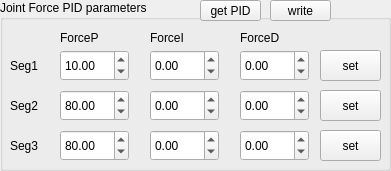
       <widget class="QGroupBox" name="cableF_state_14">
        <property name="geometry">
         <rect>
          <x>410</x>
          <y>140</y>
          <width>391</width>
          <height>171</height>
         </rect>
        </property>
        <property name="title">
         <string>Joint Force PID parameters</string>
        </property>
        <widget class="QLabel" name="label_188">
         <property name="geometry">
          <rect>
           <x>60</x>
           <y>30</y>
           <width>71</width>
           <height>16</height>
          </rect>
         </property>
         <property name="text">
          <string>ForceP</string>
         </property>
        </widget>
        <widget class="QLabel" name="label_189">
         <property name="geometry">
          <rect>
           <x>150</x>
           <y>30</y>
           <width>71</width>
           <height>16</height>
          </rect>
         </property>
         <property name="text">
          <string>ForceI </string>
         </property>
        </widget>
        <widget class="QLabel" name="label_190">
         <property name="geometry">
          <rect>
           <x>240</x>
           <y>30</y>
           <width>71</width>
           <height>16</height>
          </rect>
         </property>
         <property name="text">
          <string>ForceD</string>
         </property>
        </widget>
        <widget class="QPushButton" name="All_ForcePID_para_writeIn_5">
         <property name="geometry">
          <rect>
           <x>270</x>
           <y>0</y>
           <width>61</width>
           <height>21</height>
          </rect>
         </property>
         <property name="text">
          <string>write</string>
         </property>
        </widget>
        <widget class="QPushButton" name="get_ForcePID_value_from_file_5">
         <property name="geometry">
          <rect>
           <x>200</x>
           <y>0</y>
           <width>61</width>
           <height>21</height>
          </rect>
         </property>
         <property name="text">
          <string>get PID</string>
         </property>
        </widget>
        <widget class="QPushButton" name="J1_PosePID_set_11">
         <property name="geometry">
          <rect>
           <x>320</x>
           <y>50</y>
           <width>61</width>
           <height>31</height>
          </rect>
         </property>
         <property name="text">
          <string>set</string>
         </property>
        </widget>
        <widget class="QDoubleSpinBox" name="Force_D2">
         <property name="geometry">
          <rect>
           <x>240</x>
           <y>90</y>
           <width>69</width>
           <height>31</height>
          </rect>
         </property>
         <property name="decimals">
          <number>2</number>
         </property>
         <property name="minimum">
          <double>-500.000000000000000</double>
         </property>
         <property name="maximum">
          <double>500.000000000000000</double>
         </property>
         <property name="singleStep">
          <double>0.500000000000000</double>
         </property>
         <property name="value">
          <double>0.000000000000000</double>
         </property>
        </widget>
        <widget class="QDoubleSpinBox" name="Pos_P6_4">
         <property name="geometry">
          <rect>
           <x>190</x>
           <y>380</y>
           <width>69</width>
           <height>31</height>
          </rect>
         </property>
         <property name="decimals">
          <number>2</number>
         </property>
         <property name="minimum">
          <double>-500.000000000000000</double>
         </property>
         <property name="maximum">
          <double>500.000000000000000</double>
         </property>
         <property name="singleStep">
          <double>0.500000000000000</double>
         </property>
         <property name="value">
          <double>12.000000000000000</double>
         </property>
        </widget>
        <widget class="QDoubleSpinBox" name="Force_D1">
         <property name="geometry">
          <rect>
           <x>240</x>
           <y>50</y>
           <width>69</width>
           <height>31</height>
          </rect>
         </property>
         <property name="decimals">
          <number>2</number>
         </property>
         <property name="minimum">
          <double>-500.000000000000000</double>
         </property>
         <property name="maximum">
          <double>500.000000000000000</double>
         </property>
         <property name="singleStep">
          <double>0.500000000000000</double>
         </property>
         <property name="value">
          <double>0.000000000000000</double>
         </property>
        </widget>
        <widget class="QGroupBox" name="cableF_state_15">
         <property name="geometry">
          <rect>
           <x>130</x>
           <y>780</y>
           <width>851</width>
           <height>91</height>
          </rect>
         </property>
         <property name="title">
          <string>JointF PID parameters</string>
         </property>
         <widget class="QLabel" name="label_194">
          <property name="geometry">
           <rect>
            <x>0</x>
            <y>50</y>
            <width>61</width>
            <height>16</height>
           </rect>
          </property>
          <property name="text">
           <string>Group1</string>
          </property>
         </widget>
         <widget class="QLabel" name="label_195">
          <property name="geometry">
           <rect>
            <x>440</x>
            <y>50</y>
            <width>51</width>
            <height>21</height>
           </rect>
          </property>
          <property name="text">
           <string>Group2</string>
          </property>
         </widget>
         <widget class="QLabel" name="label_196">
          <property name="geometry">
           <rect>
            <x>60</x>
            <y>30</y>
            <width>71</width>
            <height>16</height>
           </rect>
          </property>
          <property name="text">
           <string>ForceP</string>
          </property>
         </widget>
         <widget class="QLabel" name="label_197">
          <property name="geometry">
           <rect>
            <x>150</x>
            <y>30</y>
            <width>71</width>
            <height>16</height>
           </rect>
          </property>
          <property name="text">
           <string>ForceI </string>
          </property>
         </widget>
         <widget class="QLabel" name="label_198">
          <property name="geometry">
           <rect>
            <x>240</x>
            <y>30</y>
            <width>71</width>
            <height>16</height>
           </rect>
          </property>
          <property name="text">
           <string>ForceD</string>
          </property>
         </widget>
         <widget class="QPushButton" name="All_ForcePID_para_writeIn_6">
          <property name="geometry">
           <rect>
            <x>230</x>
            <y>0</y>
            <width>61</width>
            <height>21</height>
           </rect>
          </property>
          <property name="text">
           <string>write</string>
          </property>
         </widget>
         <widget class="QPushButton" name="J1_ForcePID_set_6">
          <property name="geometry">
           <rect>
            <x>320</x>
            <y>50</y>
            <width>61</width>
            <height>21</height>
           </rect>
          </property>
          <property name="text">
           <string>set</string>
          </property>
         </widget>
         <widget class="QPushButton" name="J2_ForcePID_set_6">
          <property name="geometry">
           <rect>
            <x>760</x>
            <y>50</y>
            <width>61</width>
            <height>21</height>
           </rect>
          </property>
          <property name="text">
           <string>set</string>
          </property>
         </widget>
         <widget class="QDoubleSpinBox" name="Force_P1_5">
          <property name="geometry">
           <rect>
            <x>60</x>
            <y>50</y>
            <width>69</width>
            <height>26</height>
           </rect>
          </property>
          <property name="decimals">
           <number>2</number>
          </property>
          <property name="minimum">
           <double>-500.000000000000000</double>
          </property>
          <property name="maximum">
           <double>500.000000000000000</double>
          </property>
          <property name="singleStep">
           <double>0.500000000000000</double>
          </property>
          <property name="value">
           <double>300.000000000000000</double>
          </property>
         </widget>
         <widget class="QDoubleSpinBox" name="Force_I1_5">
          <property name="geometry">
           <rect>
            <x>150</x>
            <y>50</y>
            <width>69</width>
            <height>26</height>
           </rect>
          </property>
          <property name="decimals">
           <number>2</number>
          </property>
          <property name="minimum">
           <double>-500.000000000000000</double>
          </property>
          <property name="maximum">
           <double>500.000000000000000</double>
          </property>
          <property name="singleStep">
           <double>0.500000000000000</double>
          </property>
          <property name="value">
           <double>0.000000000000000</double>
          </property>
         </widget>
         <widget class="QDoubleSpinBox" name="Force_D1_5">
          <property name="geometry">
           <rect>
            <x>240</x>
            <y>50</y>
            <width>69</width>
            <height>26</height>
           </rect>
          </property>
          <property name="decimals">
           <number>2</number>
          </property>
          <property name="minimum">
           <double>-500.000000000000000</double>
          </property>
          <property name="maximum">
           <double>500.000000000000000</double>
          </property>
          <property name="singleStep">
           <double>0.500000000000000</double>
          </property>
          <property name="value">
           <double>0.000000000000000</double>
          </property>
         </widget>
         <widget class="QDoubleSpinBox" name="Force_P2_6">
          <property name="geometry">
           <rect>
            <x>500</x>
            <y>50</y>
            <width>69</width>
            <height>26</height>
           </rect>
          </property>
          <property name="decimals">
           <number>2</number>
          </property>
          <property name="minimum">
           <double>-500.000000000000000</double>
          </property>
          <property name="maximum">
           <double>500.000000000000000</double>
          </property>
          <property name="singleStep">
           <double>0.500000000000000</double>
          </property>
          <property name="value">
           <double>100.000000000000000</double>
          </property>
         </widget>
         <widget class="QDoubleSpinBox" name="Force_I2_6">
          <property name="geometry">
           <rect>
            <x>590</x>
            <y>50</y>
            <width>69</width>
            <height>26</height>
           </rect>
          </property>
          <property name="decimals">
           <number>2</number>
          </property>
          <property name="minimum">
           <double>-500.000000000000000</double>
          </property>
          <property name="maximum">
           <double>500.000000000000000</double>
          </property>
          <property name="singleStep">
           <double>0.500000000000000</double>
          </property>
          <property name="value">
           <double>0.000000000000000</double>
          </property>
         </widget>
         <widget class="QDoubleSpinBox" name="Force_D2_6">
          <property name="geometry">
           <rect>
            <x>680</x>
            <y>50</y>
            <width>69</width>
            <height>26</height>
           </rect>
          </property>
          <property name="decimals">
           <number>2</number>
          </property>
          <property name="minimum">
           <double>-500.000000000000000</double>
          </property>
          <property name="maximum">
           <double>500.000000000000000</double>
          </property>
          <property name="singleStep">
           <double>0.500000000000000</double>
          </property>
          <property name="value">
           <double>0.000000000000000</double>
          </property>
         </widget>
         <widget class="QPushButton" name="get_ForcePID_value_from_file_6">
          <property name="geometry">
           <rect>
            <x>160</x>
            <y>0</y>
            <width>61</width>
            <height>21</height>
           </rect>
          </property>
          <property name="text">
           <string>get PID</string>
          </property>
         </widget>
         <widget class="QLabel" name="label_199">
          <property name="geometry">
           <rect>
            <x>500</x>
            <y>30</y>
            <width>71</width>
            <height>16</height>
           </rect>
          </property>
          <property name="text">
           <string>ForceP</string>
          </property>
         </widget>
         <widget class="QLabel" name="label_200">
          <property name="geometry">
           <rect>
            <x>590</x>
            <y>30</y>
            <width>71</width>
            <height>16</height>
           </rect>
          </property>
          <property name="text">
           <string>ForceI </string>
          </property>
         </widget>
         <widget class="QLabel" name="label_201">
          <property name="geometry">
           <rect>
            <x>680</x>
            <y>30</y>
            <width>71</width>
            <height>16</height>
           </rect>
          </property>
          <property name="text">
           <string>ForceD</string>
          </property>
         </widget>
        </widget>
        <widget class="QLabel" name="label_202">
         <property name="geometry">
          <rect>
           <x>10</x>
           <y>90</y>
           <width>51</width>
           <height>31</height>
          </rect>
         </property>
         <property name="text">
          <string>Seg2</string>
         </property>
        </widget>
        <widget class="QDoubleSpinBox" name="Force_P2">
         <property name="geometry">
          <rect>
           <x>60</x>
           <y>90</y>
           <width>69</width>
           <height>31</height>
          </rect>
         </property>
         <property name="decimals">
          <number>2</number>
         </property>
         <property name="minimum">
          <double>-500.000000000000000</double>
         </property>
         <property name="maximum">
          <double>500.000000000000000</double>
         </property>
         <property name="singleStep">
          <double>0.500000000000000</double>
         </property>
         <property name="value">
          <double>80.000000000000000</double>
         </property>
        </widget>
        <widget class="QLabel" name="label_203">
         <property name="geometry">
          <rect>
           <x>10</x>
           <y>130</y>
           <width>61</width>
           <height>31</height>
          </rect>
         </property>
         <property name="text">
          <string>Seg3</string>
         </property>
        </widget>
        <widget class="QLabel" name="label_205">
         <property name="geometry">
          <rect>
           <x>10</x>
           <y>50</y>
           <width>61</width>
           <height>31</height>
          </rect>
         </property>
         <property name="text">
          <string>Seg1</string>
         </property>
        </widget>
        <widget class="QDoubleSpinBox" name="Force_I3">
         <property name="geometry">
          <rect>
           <x>150</x>
           <y>130</y>
           <width>69</width>
           <height>31</height>
          </rect>
         </property>
         <property name="decimals">
          <number>2</number>
         </property>
         <property name="minimum">
          <double>-500.000000000000000</double>
         </property>
         <property name="maximum">
          <double>500.000000000000000</double>
         </property>
         <property name="singleStep">
          <double>0.500000000000000</double>
         </property>
         <property name="value">
          <double>0.000000000000000</double>
         </property>
        </widget>
        <widget class="QPushButton" name="J2_PosePID_set_12">
         <property name="geometry">
          <rect>
           <x>450</x>
           <y>380</y>
           <width>61</width>
           <height>31</height>
          </rect>
         </property>
         <property name="text">
          <string>set</string>
         </property>
        </widget>
        <widget class="QPushButton" name="J1_PosePID_set_12">
         <property name="geometry">
          <rect>
           <x>320</x>
           <y>130</y>
           <width>61</width>
           <height>31</height>
          </rect>
         </property>
         <property name="text">
          <string>set</string>
         </property>
        </widget>
        <widget class="QDoubleSpinBox" name="Force_D3">
         <property name="geometry">
          <rect>
           <x>240</x>
           <y>130</y>
           <width>69</width>
           <height>31</height>
          </rect>
         </property>
         <property name="decimals">
          <number>2</number>
         </property>
         <property name="minimum">
          <double>-500.000000000000000</double>
         </property>
         <property name="maximum">
          <double>500.000000000000000</double>
         </property>
         <property name="singleStep">
          <double>0.500000000000000</double>
         </property>
         <property name="value">
          <double>0.000000000000000</double>
         </property>
        </widget>
        <widget class="QDoubleSpinBox" name="Force_I1">
         <property name="geometry">
          <rect>
           <x>150</x>
           <y>50</y>
           <width>69</width>
           <height>31</height>
          </rect>
         </property>
         <property name="decimals">
          <number>2</number>
         </property>
         <property name="minimum">
          <double>-500.000000000000000</double>
         </property>
         <property name="maximum">
          <double>500.000000000000000</double>
         </property>
         <property name="singleStep">
          <double>0.500000000000000</double>
         </property>
         <property name="value">
          <double>0.000000000000000</double>
         </property>
        </widget>
        <widget class="QPushButton" name="J2_PosePID_set_13">
         <property name="geometry">
          <rect>
           <x>320</x>
           <y>90</y>
           <width>61</width>
           <height>31</height>
          </rect>
         </property>
         <property name="text">
          <string>set</string>
         </property>
        </widget>
        <widget class="QDoubleSpinBox" name="Force_I2">
         <property name="geometry">
          <rect>
           <x>150</x>
           <y>90</y>
           <width>69</width>
           <height>31</height>
          </rect>
         </property>
         <property name="decimals">
          <number>2</number>
         </property>
         <property name="minimum">
          <double>-500.000000000000000</double>
         </property>
         <property name="maximum">
          <double>500.000000000000000</double>
         </property>
         <property name="singleStep">
          <double>0.500000000000000</double>
         </property>
         <property name="value">
          <double>0.000000000000000</double>
         </property>
        </widget>
        <widget class="QDoubleSpinBox" name="Pos_I6_4">
         <property name="geometry">
          <rect>
           <x>280</x>
           <y>380</y>
           <width>69</width>
           <height>31</height>
          </rect>
         </property>
         <property name="decimals">
          <number>2</number>
         </property>
         <property name="minimum">
          <double>-500.000000000000000</double>
         </property>
         <property name="maximum">
          <double>500.000000000000000</double>
         </property>
         <property name="singleStep">
          <double>0.500000000000000</double>
         </property>
         <property name="value">
          <double>0.000000000000000</double>
         </property>
        </widget>
        <widget class="QDoubleSpinBox" name="Pos_D6_4">
         <property name="geometry">
          <rect>
           <x>370</x>
           <y>380</y>
           <width>69</width>
           <height>31</height>
          </rect>
         </property>
         <property name="decimals">
          <number>2</number>
         </property>
         <property name="minimum">
          <double>-500.000000000000000</double>
         </property>
         <property name="maximum">
          <double>500.000000000000000</double>
         </property>
         <property name="singleStep">
          <double>0.500000000000000</double>
         </property>
         <property name="value">
          <double>8.000000000000000</double>
         </property>
        </widget>
        <widget class="QLabel" name="label_207">
         <property name="geometry">
          <rect>
           <x>140</x>
           <y>380</y>
           <width>51</width>
           <height>31</height>
          </rect>
         </property>
         <property name="text">
          <string>Seg3-Y</string>
         </property>
        </widget>
        <widget class="QDoubleSpinBox" name="Force_P3">
         <property name="geometry">
          <rect>
           <x>60</x>
           <y>130</y>
           <width>69</width>
           <height>31</height>
          </rect>
         </property>
         <property name="decimals">
          <number>2</number>
         </property>
         <property name="minimum">
          <double>-500.000000000000000</double>
         </property>
         <property name="maximum">
          <double>500.000000000000000</double>
         </property>
         <property name="singleStep">
          <double>0.500000000000000</double>
         </property>
         <property name="value">
          <double>80.000000000000000</double>
         </property>
        </widget>
        <widget class="QDoubleSpinBox" name="Force_P1">
         <property name="geometry">
          <rect>
           <x>60</x>
           <y>50</y>
           <width>69</width>
           <height>31</height>
          </rect>
         </property>
         <property name="decimals">
          <number>2</number>
         </property>
         <property name="minimum">
          <double>-500.000000000000000</double>
         </property>
         <property name="maximum">
          <double>500.000000000000000</double>
         </property>
         <property name="singleStep">
          <double>1.000000000000000</double>
         </property>
         <property name="value">
          <double>10.000000000000000</double>
         </property>
        </widget>
       </widget>
